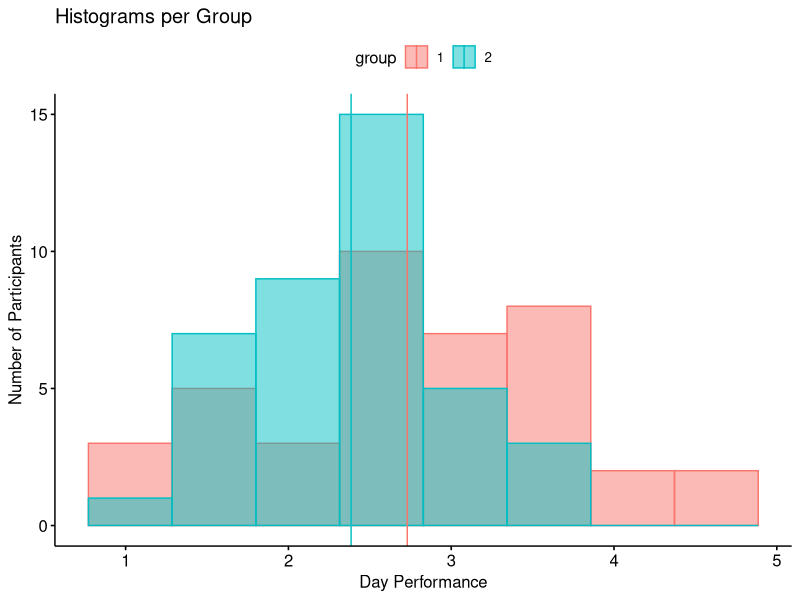
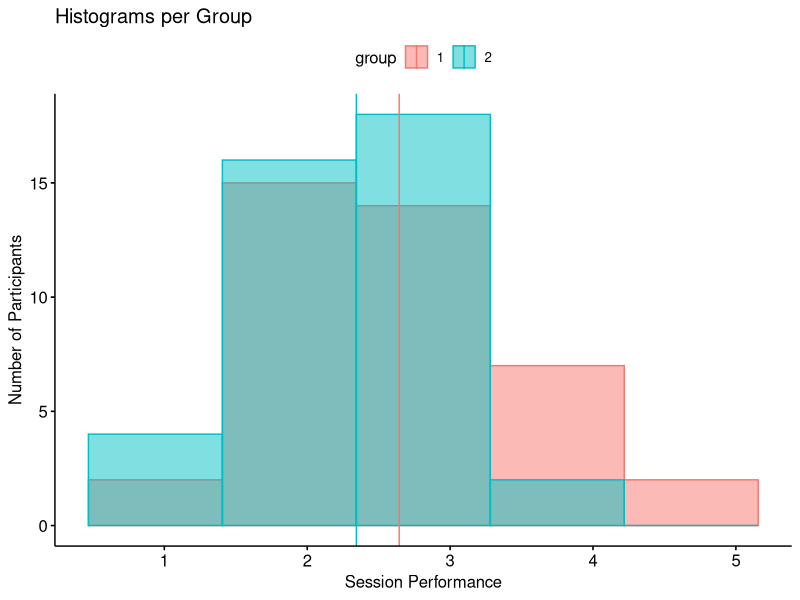
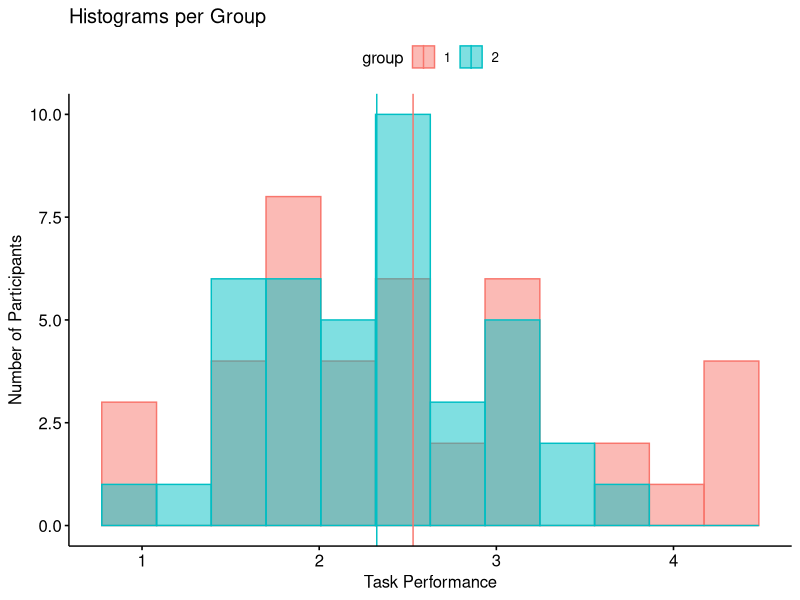
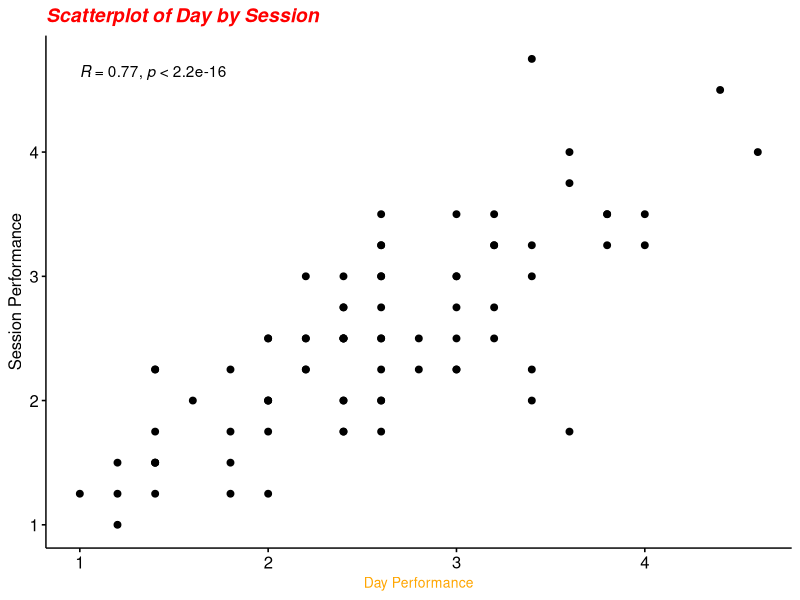
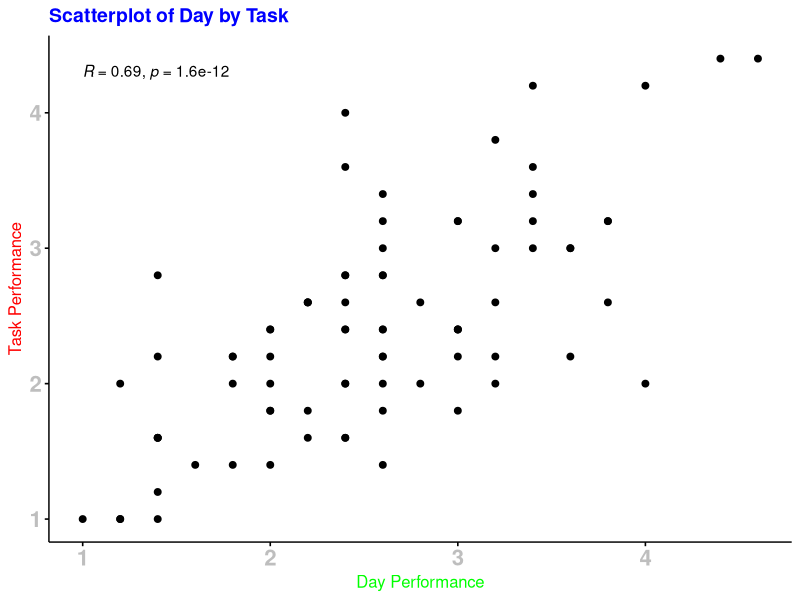
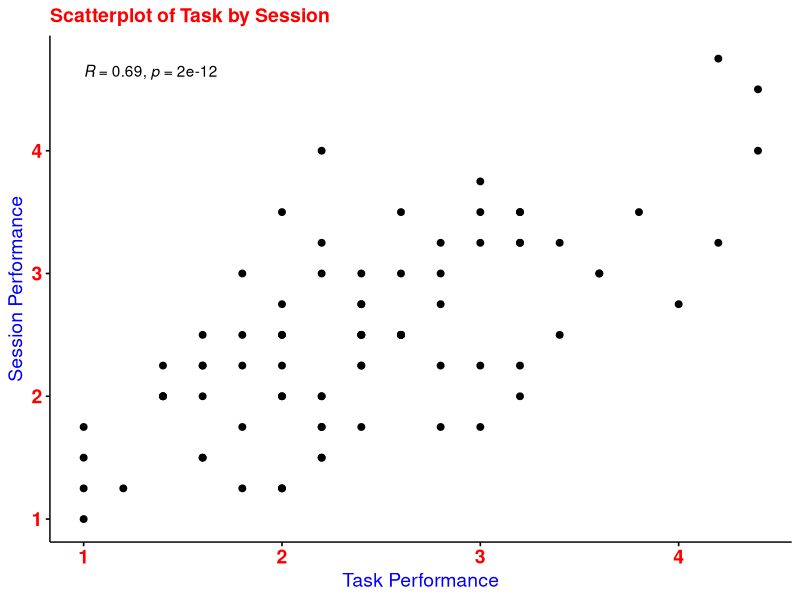

Here is the R script that generated these plots, in order:
## ---- chunk 1
## start of prep work
library(tidyverse)
library(ggpubr)

df9 <- read_csv("week9data.csv")
## end of preparation


## start of lab work
## compute the three averages of day, session, and task
## the following three lines of code are incomplete
## you will have to complete them on your own

df9 <- mutate(df9, day = (day1 + day2 + day3 + day4 + day5)/5)


df9 <- mutate(df9, session = (session1 + session2 + session3 + session4)/4)


df9 <- mutate(df9, task = (task1 + task2 + task3 + task4 + task5)/5 )



## in the next three lines amend the code to give the histograms
## exactly as they look in the given graph
## remember you maybe need to convert a variable to factor first

df9$group <- as.factor(df9$group)

gghistogram(df9, x = "day", bins = 8, 
            color = "group", fill = "group",
            add = "mean", 
            add.params = list(linetype = "solid", color = "group"),
            title = "Histograms per Group",
            xlab = "Day Performance",
            ylab = "Number of Participants")


gghistogram(df9, x = "session", bins = 5, 
            color = "group", fill = "group",
            add = "mean", 
            add.params = list(linetype = "solid", color = "group"),
            title = "Histograms per Group",
            xlab = "Session Performance",
            ylab = "Number of Participants")

gghistogram(df9, x = "task", bins = 12, 
            color = "group", fill = "group",
            add = "mean", 
            add.params = list(linetype = "solid", color = "group"),
            title = "Histograms per Group",
            xlab = "Task Performance",
            ylab = "Number of Participants")

## ---- chunk 2
p1 <- ggscatter(df9, x = "day", y = "session",
          title = "Scatterplot of Day by Session",
          xlab = "Day Performance",
          ylab = "Session Performance",
          cor.coef = TRUE) 
p1 + 
  font("title", size = 14, color = "red", face = "bold.italic") +
  font("xlab", size = 10, color = "orange") 
## ---- chunk 3
p2 <- ggscatter(df9, x = "day", y = "task",
                title = "Scatterplot of Day by Task",
                xlab = "Day Performance",
                ylab = "Task Performance",
                cor.coef = TRUE) 
p2 + 
  font("title", size = 14, color = "blue", face = "bold") +
  font("xlab", size = 12, color = "green") +
  font("ylab", size = 12, color = "red") + 
  font("xy.text", size = 16, color = "gray", face = "bold")


## ---- chunk 4
p3 <- ggscatter(df9, x = "task", y = "session",
                title = "Scatterplot of Task by Session",
                xlab = "Task Performance",
                ylab = "Session Performance",
                cor.coef = TRUE) 
p3 + 
  font("title", size = 14, color = "red", face = "bold") +
  font("xlab", size = 14, color = "blue") +
  font("ylab", size = 14, color = "blue") + 
  font("xy.text", size = 14, color = "red", face = "bold")


